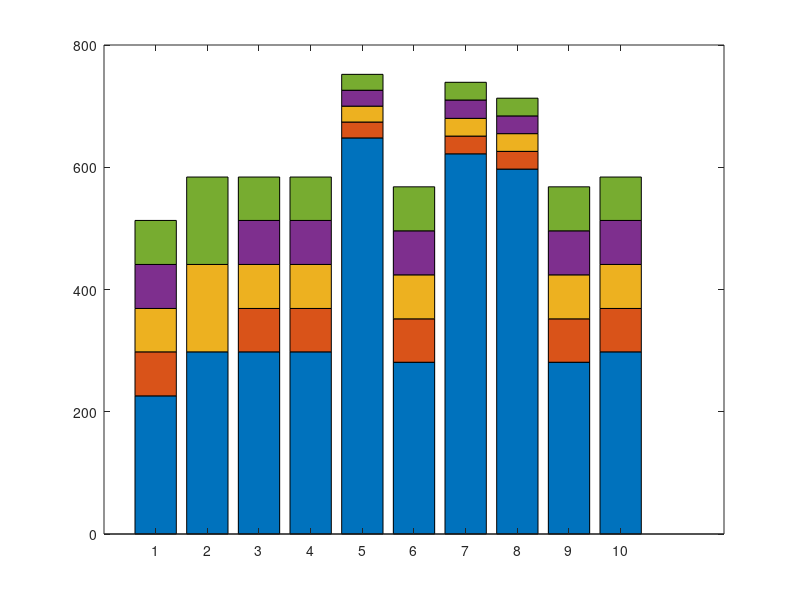

Here is the MATLAB script that generated this plot: (Note: this script raises an error after producing the figure.)
% Clear workspace
clc;
clear;
close all;

% --- DATA DEFINITION ---
% Rows: Logic types (EAL1 to EAL9 + PAL)
% Columns: Bit Widths (4-bit, 5-bit, 6-bit, 7-bit, 8-bit)
CPD_Values = [
    513, 441, 369, 298, 226;  % EAL1
    584, 0,   441, 0,   298;  % EAL2
    584, 513, 441, 369, 298;  % EAL3
    584, 513, 441, 369, 298;  % EAL4
    752, 726, 700, 674, 648;  % EAL5
    568, 496, 424, 352, 281;  % EAL6
    739, 710, 680, 651, 622;  % EAL7
    713, 684, 655, 626, 597;  % EAL8
    568, 496, 424, 352, 281;  % EAL9
    584, 513, 441, 369, 298   % PAL
];

logicNames = {'EAL1', 'EAL2', 'EAL3', 'EAL4', 'EAL5', 'EAL6', 'EAL7', 'EAL8', 'EAL9', 'PAL'};

% --- DATA PROCESSING (INCREMENTAL LOGIC) ---
% 1. Reverse Columns: 8-bit (Smallest/Bottom) -> 4-bit (Largest/Top)
Filled_Values = fliplr(CPD_Values);

% 2. Fill missing 0 values (Gap Filling)
for i = 1:size(Filled_Values, 1)
    for j = 2:size(Filled_Values, 2)
        if Filled_Values(i, j) == 0
            Filled_Values(i, j) = Filled_Values(i, j-1);
        end
    end
end

% 3. Calculate Incremental Differences
%    (Next Layer - Previous Layer)
Plot_Data = zeros(size(Filled_Values));
Plot_Data(:, 1) = Filled_Values(:, 1); % Base (8-bit)
for j = 2:size(Filled_Values, 2)
    diff = Filled_Values(:, j) - Filled_Values(:, j-1);
    % Clamp negative differences to 0 to prevent graph errors
    Plot_Data(:, j) = max(diff, 0); 
end

% --- PLOTTING ---
figure('Position', [100, 100, 1400, 800], 'Color', 'w'); 

x = 1:size(Plot_Data, 1);
b = bar(x, Plot_Data, 'stacked');

% --- STYLING ---
barWidth = 0.5; 
for i = 1:length(b)
    b(i).BarWidth = barWidth;
end

% --- COLORS (Stack Order) ---
% 1 (Bottom): 8-bit (Green) ... 5 (Top): 4-bit (Blue)
customColors = [
    0.47, 0.67, 0.19;  % 1: 8-bit (Green) - BOTTOM
    0.49, 0.18, 0.56;  % 2: 7-bit (Purple)
    0.93, 0.69, 0.13;  % 3: 6-bit (Yellow)
    0.85, 0.33, 0.10;  % 4: 5-bit (Orange)
    0.00, 0.45, 0.74   % 5: 4-bit (Blue)  - TOP
];

for i = 1:length(b)
    b(i).FaceColor = customColors(i,:);
end

% --- AXES SETTINGS ---
% Calculate Max Y based on Filled_Values (Total Height)
max_y = max(max(Filled_Values));

% Increase Y-limit to create empty space at top-left for the legend
ylim([0, max_y * 1.35]); 

set(gca, 'XTick', x);
set(gca, 'XTickLabel', logicNames);
set(gca, 'FontSize', 11);
set(gca, 'XColor', 'k', 'YColor', 'k'); 
set(gca, 'Color', 'w');                 

xlabel('Approximation Logic', 'FontSize', 12, 'FontWeight', 'bold', 'Color', 'k');
ylabel('Critical Path Delay (ps)', 'FontSize', 12, 'FontWeight', 'bold', 'Color', 'k');
title('Critical Path Delay (CPD)', 'FontSize', 14, 'FontWeight', 'bold', 'Color', 'k');

% --- REMOVE GRID ---
grid off;

% --- PROFESSIONAL COMPACT LEGEND BOX ---
legend_rows = {'4-bit', '5-bit', '6-bit', '7-bit', '8-bit'};

% Legend Coordinates (Top-Left Area)
box_x = 0.6;                 
box_y = max_y * 1.32;        
box_w = 2.9;                 % Wide enough to fit everything
box_h = max_y * 0.22;        

% Draw Boundary
rectangle('Position', [box_x, box_y - box_h, box_w, box_h], ...
    'EdgeColor', 'k', 'LineWidth', 0.8, 'FaceColor', 'none'); 

% Spacing
start_x = box_x + 0.1;        
start_y = box_y - (max_y * 0.025);         
row_spacing = max_y * 0.04;   
patch_width = 0.25;            
patch_height = max_y * 0.02;  
gap_small = 0.05;              
label_offset = 0.6;           

% Draw Legend Items
for k = 1:5
    current_y = start_y - ((k-1) * row_spacing);
    current_x = start_x;
    
    % Label
    text(current_x, current_y, [legend_rows{k} ':'], ...
        'FontSize', 12, 'FontWeight', 'bold', 'Color', 'k', ...
        'VerticalAlignment', 'middle', 'HorizontalAlignment', 'left');
    
    current_x = current_x + label_offset;
    
    % Open Bracket
    text(current_x, current_y, '(', ...
        'FontSize', 12, 'FontWeight', 'bold', 'Color', 'k', ...
        'VerticalAlignment', 'middle', 'HorizontalAlignment', 'center');
    
    current_x = current_x + 0.1;
    
    % Draw Patches
    layers_to_draw = 6 - k; 
    
    for layer = 1:layers_to_draw
        rectangle('Position', [current_x, current_y - (patch_height/2), patch_width, patch_height], ...
            'FaceColor', customColors(layer, :), ...
            'EdgeColor', 'k', 'LineWidth', 0.5);
        
        current_x = current_x + patch_width + gap_small;
        
        % '+' Sign
        if layer < layers_to_draw
             text(current_x, current_y, '+', ...
                'FontSize', 6, 'FontWeight', 'bold', 'Color', 'k', ...
                'VerticalAlignment', 'middle', 'HorizontalAlignment', 'center');
             current_x = current_x + gap_small + 0.05;
        end
    end
    
    % Closing Bracket
    text(current_x + 0.05, current_y, ')', ...
        'FontSize', 12, 'FontWeight', 'bold', 'Color', 'k', ...
        'VerticalAlignment', 'middle', 'HorizontalAlignment', 'left');
end

% --- ADDING TEXT LABELS ---
original_flipped = fliplr(CPD_Values);
cumulative_stack = cumsum(Plot_Data, 2); 

for i = 1:size(Plot_Data, 1) % Rows
    for j = 1:size(Plot_Data, 2) % Columns
        
        val_original = original_flipped(i, j);
        val_position = cumulative_stack(i, j); 
        
        if val_original > 0
            % Text at the TOP BOUNDARY
            y_pos = val_position;
            x_pos = i + (barWidth / 2) + 0.02; 
            
            % Using %.0f for Integers
            txt_str = sprintf('%.0f', val_original);
            
            text(x_pos, y_pos, txt_str, ...
                'FontSize', 10, ...           
                'Color', 'r', ...            
                'FontWeight', 'bold', ...
                'HorizontalAlignment', 'left', ...
                'VerticalAlignment', 'middle'); 
        end
    end
end
